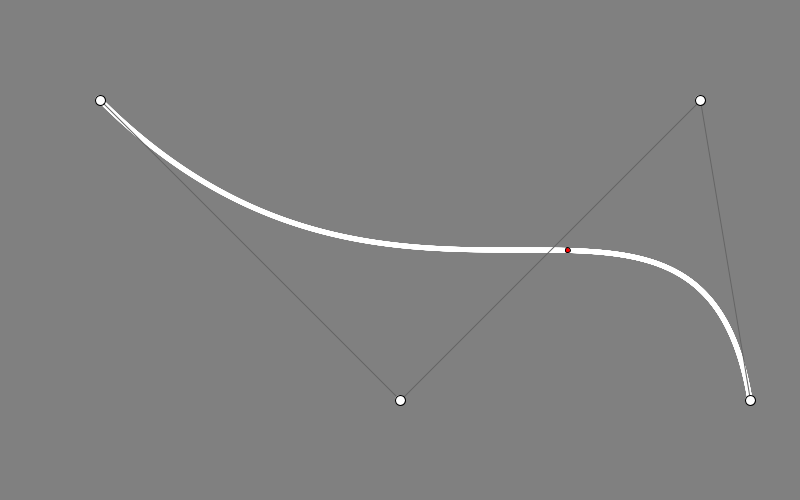
Frame 1 (no input)
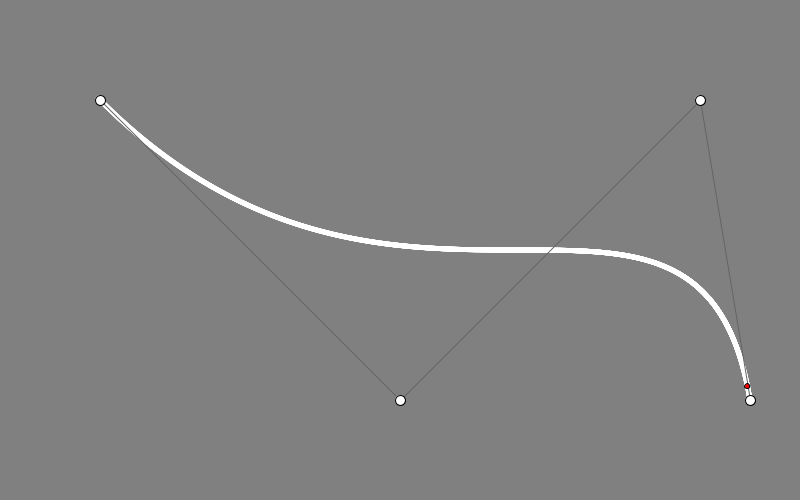
Frame 60 (the mouse pressed at the canvas centre just before this capture)
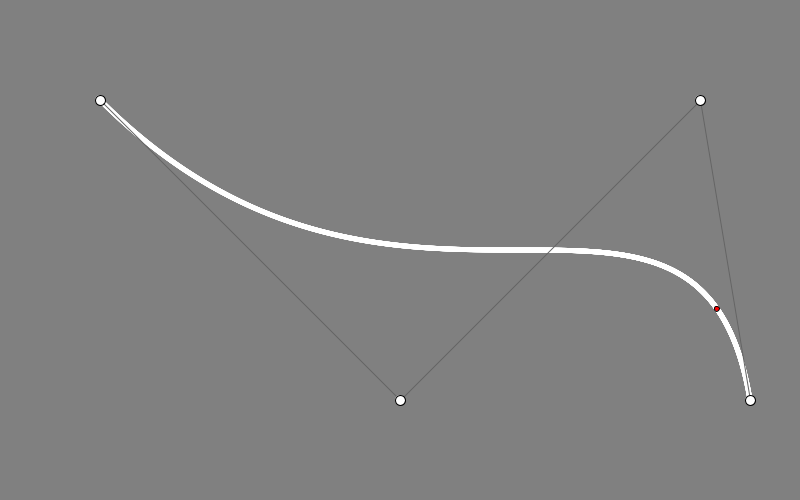
Frame 120 (the mouse held since frame 60 and released just before this capture)

The Processing sketch that drew these frames (run headless with seeded random() and noise(); from frame 60 on, the mouse is pressed at the canvas centre):

// Processing sketch: BezierCubic
// ── BezierCubic.pde
PVector a = new PVector(100, 100);
PVector b = new PVector(400, 400);
PVector c = new PVector(700, 100);
PVector d = new PVector(750, 400);
PVector draggingPoint;
ArrayList<PVector> clickPoints = new ArrayList<PVector>(); 
float radius = 10; 

void setup() {
  size(800, 500);
  clickPoints.add(a);
  clickPoints.add(b);
  clickPoints.add(c);
  clickPoints.add(d);
}

void draw() {
  background(128);
  drawCurve();
  drawAncors();
  float time = millis()/1000.0;
  float p = map(sin(time),-1,1,0,1);
  PVector pos = bez(a,b,c,d,p);
  fill(255,0,0);
  ellipse(pos.x,pos.y,5,5);
  fill(255);
}

void mousePressed() {
  draggingPoint = null;

  for (PVector p : clickPoints) {
    float dx = p.x - mouseX;
    float dy = p.y - mouseY;
    float d = (dx*dx + dy*dy);

    if (d < radius*radius) {
      draggingPoint = p;
      break;
    }
    //float
  }
}

PVector bez(PVector a, PVector b, PVector c, float p) {
  p = constrain(p,0,1);
  
  PVector p1 = PVector.lerp(a, b, p);
  PVector p2 = PVector.lerp(b, c, p);
  return PVector.lerp(p1, p2, p);
}

PVector bez(PVector a, PVector b, PVector c, PVector d, float p) {
  p = constrain(p,0,1);
  
  PVector p0 = PVector.lerp(a, b, p);
  PVector p1 = PVector.lerp(b, c, p);
  PVector p2 = PVector.lerp(c, d, p);
  
  PVector p3 = PVector.lerp(p0, p1, p);
  PVector p4 = PVector.lerp(p1, p2, p);
  
  return PVector.lerp(p3, p4, p);
}



void drawCurve() {
  int res = 3000;
  //                    PVector pointPrev = 
  for (int i = 0; i<=res; i++) {
    float p = i/(float)res;
    PVector pt = bez(a, b, c, d, p);
    
    //line()
    noStroke();
    ellipse(pt.x, pt.y, 5, 5);
    stroke(0);
  }
}

void mouseReleased() {
  draggingPoint = null;
}

void drawAncors() {
   if (draggingPoint != null) {
    draggingPoint.x += mouseX - pmouseX;
    draggingPoint.y += mouseY - pmouseY;
  }
  stroke(100);
  line (a.x, a.y, b.x, b.y);
  line (c.x, c.y, b.x, b.y);
  line (c.x, c.y, d.x, d.y);
  stroke(0);
  ellipse(a.x, a.y, radius, radius);
  ellipse(b.x, b.y, radius, radius);
  ellipse(c.x, c.y, radius, radius);
  ellipse(d.x, d.y, radius, radius);
}
